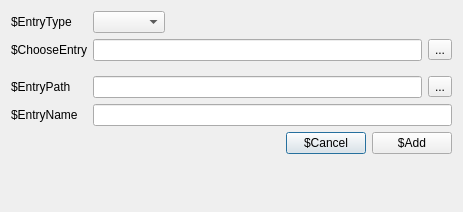
<?xml version="1.0" encoding="UTF-8"?>
<ui version="4.0">
 <class>SAddNewEntry</class>
 <widget class="QDialog" name="SAddNewEntry">
  <property name="geometry">
   <rect>
    <x>0</x>
    <y>0</y>
    <width>463</width>
    <height>212</height>
   </rect>
  </property>
  <property name="minimumSize">
   <size>
    <width>463</width>
    <height>212</height>
   </size>
  </property>
  <property name="maximumSize">
   <size>
    <width>463</width>
    <height>212</height>
   </size>
  </property>
  <property name="windowTitle">
   <string>$AddNewEntry</string>
  </property>
  <layout class="QVBoxLayout" name="verticalLayout_2">
   <item>
    <layout class="QFormLayout" name="formLayout">
     <property name="fieldGrowthPolicy">
      <enum>QFormLayout::ExpandingFieldsGrow</enum>
     </property>
     <property name="topMargin">
      <number>0</number>
     </property>
     <item row="0" column="0">
      <widget class="QLabel" name="lEntryType">
       <property name="text">
        <string>$EntryType</string>
       </property>
      </widget>
     </item>
     <item row="1" column="0">
      <widget class="QLabel" name="lChooseFile">
       <property name="text">
        <string>$ChooseEntry</string>
       </property>
      </widget>
     </item>
     <item row="3" column="0">
      <widget class="QLabel" name="lEntryPath">
       <property name="text">
        <string>$EntryPath</string>
       </property>
      </widget>
     </item>
     <item row="4" column="0">
      <widget class="QLabel" name="lEntryName">
       <property name="text">
        <string>$EntryName</string>
       </property>
      </widget>
     </item>
     <item row="2" column="0">
      <widget class="Line" name="line">
       <property name="orientation">
        <enum>Qt::Horizontal</enum>
       </property>
      </widget>
     </item>
     <item row="1" column="1">
      <layout class="QHBoxLayout" name="horizontalLayout_3">
       <property name="rightMargin">
        <number>0</number>
       </property>
       <item>
        <widget class="QLineEdit" name="eChoosenPath"/>
       </item>
       <item>
        <widget class="QToolButton" name="bChoosePath">
         <property name="text">
          <string>...</string>
         </property>
        </widget>
       </item>
      </layout>
     </item>
     <item row="3" column="1">
      <layout class="QHBoxLayout" name="horizontalLayout_4">
       <property name="rightMargin">
        <number>0</number>
       </property>
       <item>
        <widget class="QLineEdit" name="eEntryPath"/>
       </item>
       <item>
        <widget class="QToolButton" name="bChooseEntryPath">
         <property name="text">
          <string>...</string>
         </property>
        </widget>
       </item>
      </layout>
     </item>
     <item row="4" column="1">
      <widget class="QLineEdit" name="eEntryName"/>
     </item>
     <item row="0" column="1">
      <widget class="QComboBox" name="cbEntryType"/>
     </item>
    </layout>
   </item>
   <item>
    <layout class="QHBoxLayout" name="horizontalLayout">
     <property name="topMargin">
      <number>0</number>
     </property>
     <item>
      <spacer name="horizontalSpacer">
       <property name="orientation">
        <enum>Qt::Horizontal</enum>
       </property>
       <property name="sizeHint" stdset="0">
        <size>
         <width>40</width>
         <height>20</height>
        </size>
       </property>
      </spacer>
     </item>
     <item>
      <widget class="QPushButton" name="bCancel">
       <property name="text">
        <string>$Cancel</string>
       </property>
      </widget>
     </item>
     <item>
      <widget class="QPushButton" name="bAdd">
       <property name="text">
        <string>$Add</string>
       </property>
      </widget>
     </item>
    </layout>
   </item>
   <item>
    <spacer name="verticalSpacer">
     <property name="orientation">
      <enum>Qt::Vertical</enum>
     </property>
     <property name="sizeHint" stdset="0">
      <size>
       <width>20</width>
       <height>40</height>
      </size>
     </property>
    </spacer>
   </item>
  </layout>
 </widget>
 <resources/>
 <connections/>
</ui>
